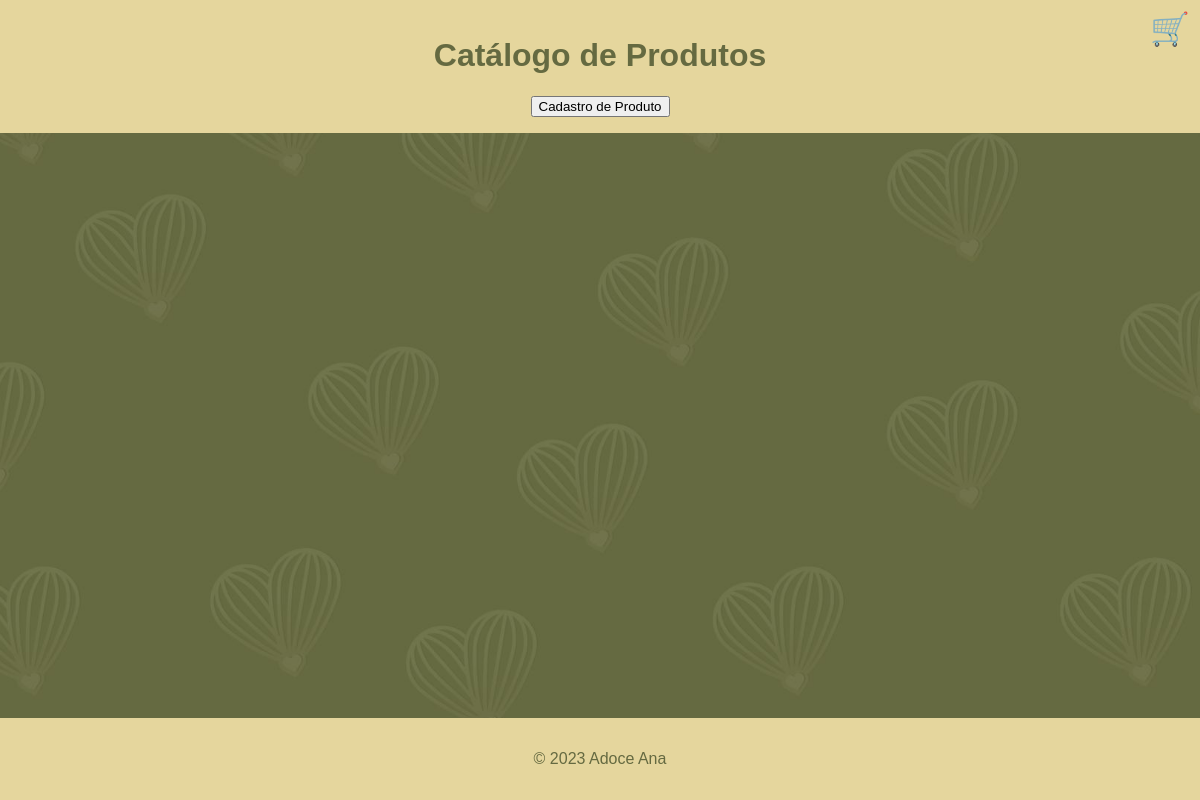
Before: /catalogo/ (signed in) with the older database file.
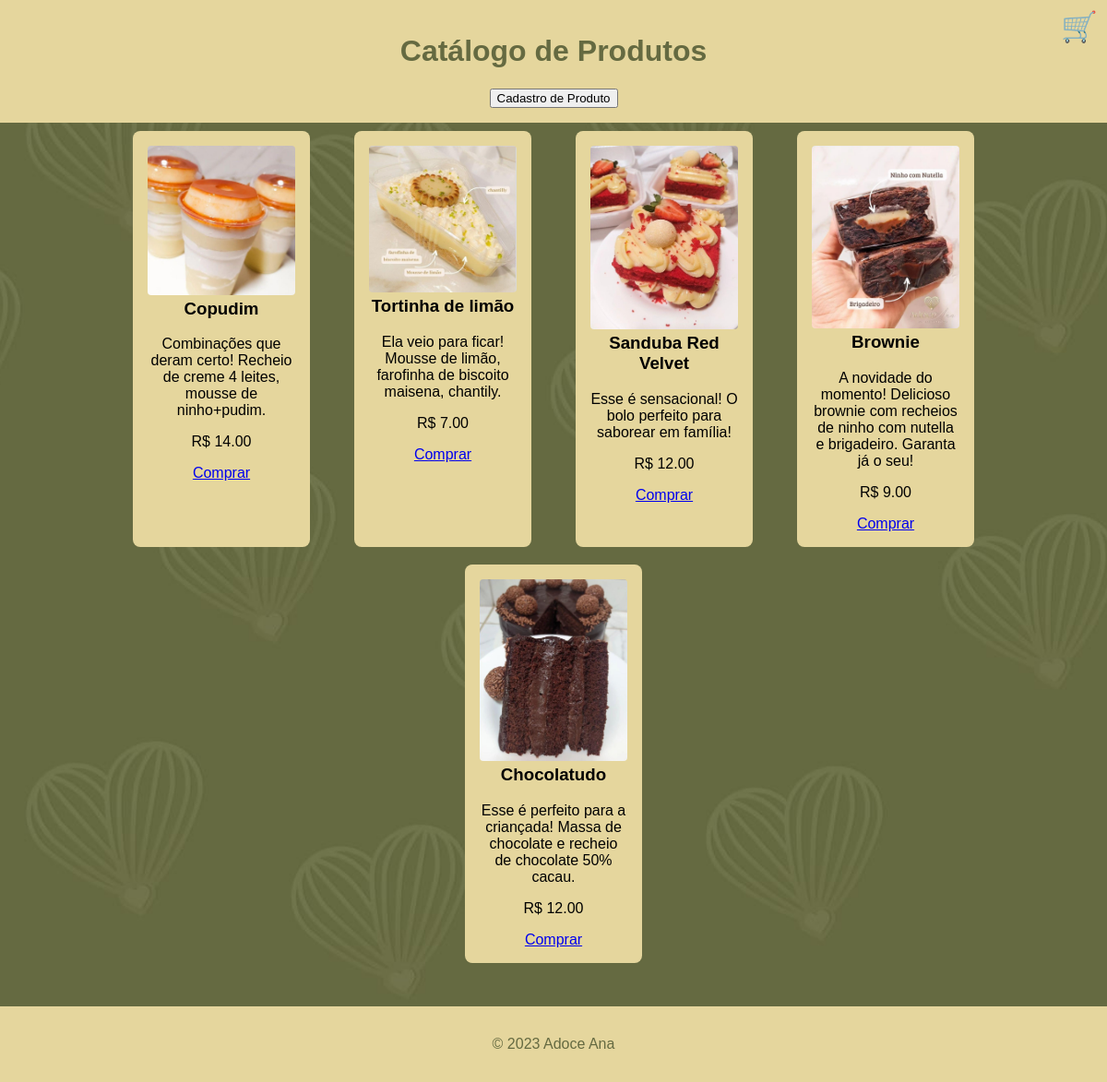
After: the same page with the newer database file.
### usuarios/models.py (models this page shows, shortened)
class Produto(models.Model):
    img = models.ImageField(upload_to='produtos/')
    titulo = models.CharField(max_length=255)
    descricao = models.TextField()
    valor = models.DecimalField(max_digits=10, decimal_places=2)
    qtd = models.PositiveIntegerField()

### usuarios/views.py (the view)
# urls.py: path('catalogo/', views.catalogo, name="catalogo"),
@login_required(login_url="usuarios:login")
def catalogo(request):
    lista = Produto.objects.all()
    return render(request, 'catalogo.html', {'lista':lista})

### usuarios/templates/catalogo.html (shortened to what this page needs)
{% load static %}
<!DOCTYPE html>
<html lang="en">
<head>
</head>
<body>
    <header>
        <h1>Catálogo de Produtos</h1>
        <div class="cart-icon" onclick="location.href='carrinho.html'">&#128722;</div>
        <button class="=product-button" onclick="location.href='cad_produto.html'">Cadastro de Produto</button>
    </header>
    <div class="container">
        {%for p in lista %}
        <div class="product">
            <img src="/media/{{p.img}}" alt="Produto 1">
            <h3>{{p.titulo}}</h3>
            <p>{{p.descricao}}</p>
            <p>R$ {{p.valor}}</p>
            <a href="/comprar/{{p.id}}">Comprar</a>
        </div>
        {%endfor%}
    </div>
    <div style="height: 60px;"></div>
    <footer>
        <p>&copy; 2023 Adoce Ana</p>
    </footer>
</body>
</html>

Changed rows visible on the page:
added Produto: img (picture), titulo "Copudim", descricao "Combinações que deram certo! Recheio de creme 4 leites, mousse de ninho+pudim.", valor "14.00"
added Produto: img (picture), titulo "Tortinha de limão", descricao "Ela veio para ficar! Mousse de limão, farofinha de biscoito maisena, chantily.", valor "7.00"
added Produto: img (picture), titulo "Sanduba Red Velvet", descricao "Esse é sensacional! O bolo perfeito para saborear em família!", valor "12.00"
added Produto: img (picture), titulo "Brownie", descricao "A novidade do momento! Delicioso brownie com recheios de ninho com nutella e brigadeiro. Garanta já o seu!", valor "9.00"
added Produto: img (picture), titulo "Chocolatudo", descricao "Esse é perfeito para a criançada! Massa de chocolate e recheio de chocolate 50% cacau.", valor "12.00"
